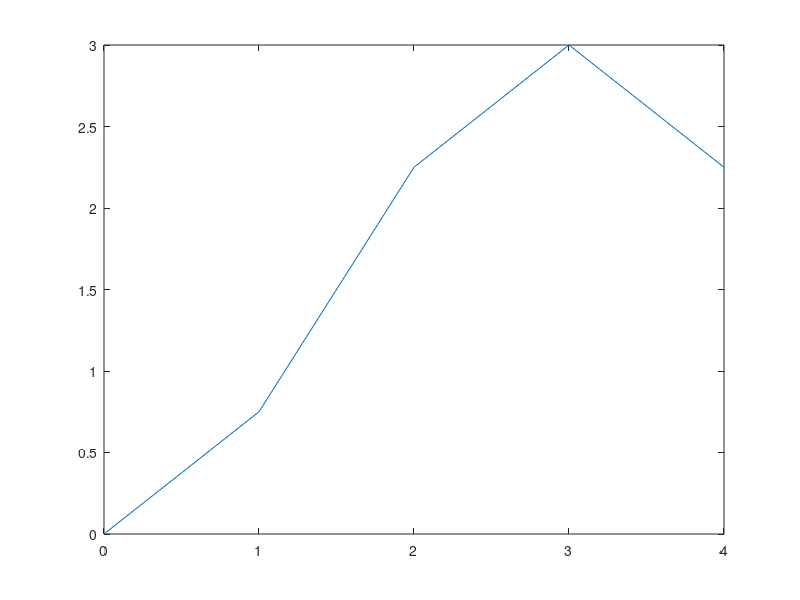

Reproduce this figure in MATLAB. (Note: this script raises an error after producing the figure.)
X = [0 1 2 3 4 ];
Y =3*sin((pi*X)/6).^2;
plot(X,Y)

hold on

Y1=my_LagrangePolynomial_Sandoval_Jorge(X,Y);
 plot(X,Y1)

Y2=my_NewtonPolynomial_Sandoval_Jorge(X,Y);
plot(X,Y2)

hold off